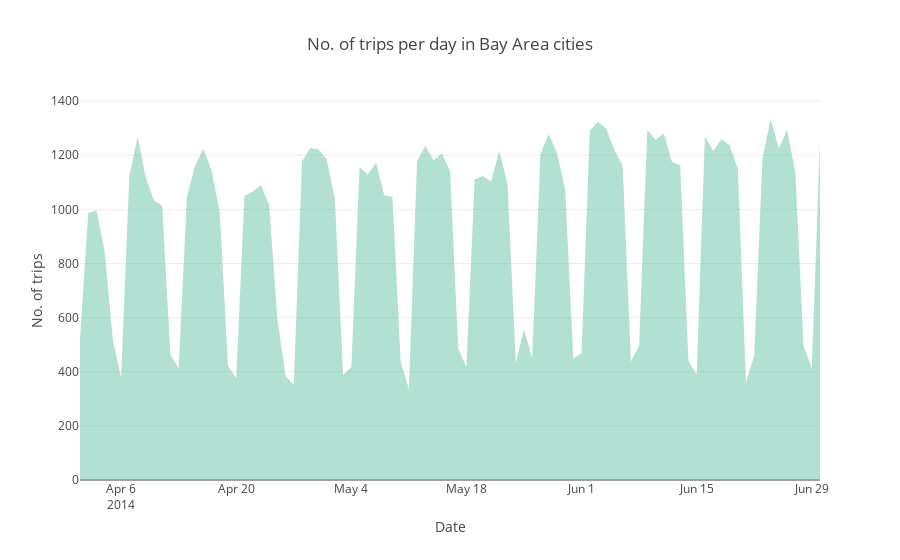

Here is the notebook cell this chart was saved with:
### Markdown cell above
## Area charts
Area charts differ from line charts in that the area under the line gets shaded, giving the viewer a sense of the magnitude of the number being plotted. For example, it may be more appropriate to plot stock price through a line chart, but market cap through an area chart. Area charts are also useful when used in a stacked model, showing the difference between two numerical quantities in a shaded area.

Let us see the ridership count as an area chart to start with.

### Code cell
configure_plotly_browser_state()
trace1 = go.Scatter(
    x=trip_count_q2_2014.start_Date,
    y=trip_count_q2_2014.id,
    mode='lines',
    line=dict(
        width=0.0,
        color=chosen_colors[0]
    ),
    fill='tozeroy',
)

data=[trace1]

figure = go.Figure(data=data, layout=layout)

ply.iplot(figure)

### Figure 1 — Plotly figure (JSON) as saved in the notebook; plotly's stock layout.template omitted (floating-point values rounded to 4 significant figures)
{"data": [{"uid": "82e548be-e330-4fff-a5ea-54101edd311b", "mode": "lines", "y": [520, 987, 997, 844, 518, 378, 1123, 1268, 1119, 1033, 1013, 463, 412, 1046, 1163, 1223, 1145, 988, 421, 376, 1049, 1066, 1089, 1018, 599, 383, 354, 1177, 1227, 1222, 1185, 1037, 387, 417, 1156, 1129, 1173, 1052, 1046, 437, 336, 1180, 1235, 1182, 1207, 1142, 485, 418, 1111, 1123, 1103, 1216, 1092, 432, 557, 450, 1204, 1278, 1209, 1074, 449, 468, 1291, 1324, 1298, 1219, 1161, 437, 498, 1294, 1256, 1280, 1175, 1163, 440, 390, 1269, 1216, 1259, 1237, 1151, 361, 460, 1188, 1334, 1225, 1294, 1137, 495, 414, 1248], "x": ["2014-04-01", "2014-04-02", "2014-04-03", "2014-04-04", "2014-04-05", "2014-04-06", "2014-04-07", "2014-04-08", "2014-04-09", "2014-04-10", "2014-04-11", "2014-04-12", "2014-04-13", "2014-04-14", "2014-04-15", "2014-04-16", "2014-04-17", "2014-04-18", "2014-04-19", "2014-04-20", "2014-04-21", "2014-04-22", "2014-04-23", "2014-04-24", "2014-04-25", "2014-04-26", "2014-04-27", "2014-04-28", "2014-04-29", "2014-04-30", "2014-05-01", "2014-05-02", "2014-05-03", "2014-05-04", "2014-05-05", "2014-05-06", "2014-05-07", "2014-05-08", "2014-05-09", "2014-05-10", "2014-05-11", "2014-05-12", "2014-05-13", "2014-05-14", "2014-05-15", "2014-05-16", "2014-05-17", "2014-05-18", "2014-05-19", "2014-05-20", "2014-05-21", "2014-05-22", "2014-05-23", "2014-05-24", "2014-05-25", "2014-05-26", "2014-05-27", "2014-05-28", "2014-05-29", "2014-05-30", "2014-05-31", "2014-06-01", "2014-06-02", "2014-06-03", "2014-06-04", "2014-06-05", "2014-06-06", "2014-06-07", "2014-06-08", "2014-06-09", "2014-06-10", "2014-06-11", "2014-06-12", "2014-06-13", "2014-06-14", "2014-06-15", "2014-06-16", "2014-06-17", "2014-06-18", "2014-06-19", "2014-06-20", "2014-06-21", "2014-06-22", "2014-06-23", "2014-06-24", "2014-06-25", "2014-06-26", "2014-06-27", "2014-06-28", "2014-06-29", "2014-06-30"], "line": {"color": "rgb(102,194,165)", "width": 0}, "type": "scatter", "fill": "tozeroy"}], "layout": {"hovermode": "closest", "yaxis": {"title": {"text": "No. of trips"}}, "xaxis": {"title": {"text": "Date"}, "showgrid": false}, "title": {"text": "No. of trips per day in Bay Area cities"}}}
